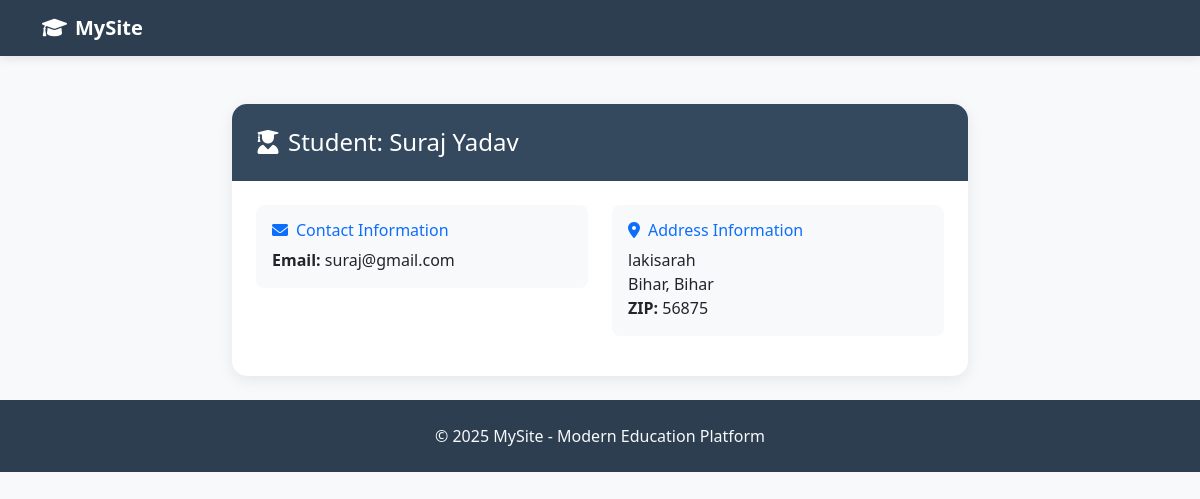
The page /students/3/ on the database its author committed.
### main/models.py (models this page shows, shortened)
class Student(models.Model):
    first_name = models.CharField(max_length=100)
    last_name  = models.CharField(max_length=100)
    email      = models.EmailField(unique=True)
    def __str__(self):
        return f"{self.first_name} {self.last_name}"

class Address(models.Model):
    student = models.OneToOneField(Student, on_delete=models.CASCADE, related_name='address')
    line1   = models.CharField(max_length=255)
    city    = models.CharField(max_length=100)
    state   = models.CharField(max_length=100)
    zipcode = models.CharField(max_length=20)

### main/views.py (the view)
# urls.py: path('students/<int:pk>/', views.student_detail, name='student_detail'),
def student_detail(request, pk):
    student = get_object_or_404(Student, pk=pk)
    return render(request, 'main/student_detail.html', {'student': student})

### templates/main/student_detail.html (shortened to what this page needs)
{% extends "base.html" %}
{% block content %}
<div class="row justify-content-center">
  <div class="col-lg-8">
    <div class="modern-card">
      <div class="card-header-modern">
        <h4 class="mb-0">
          <i class="fas fa-user-graduate me-2"></i>Student: {{ student }}
        </h4>
      </div>
      <div class="card-body p-4">
        <div class="row">
          <div class="col-md-6">
            <div class="bg-light rounded-3 p-3 mb-3">
              <h6 class="text-primary mb-2">
                <i class="fas fa-envelope me-2"></i>Contact Information
              </h6>
              <p class="mb-0"><strong>Email:</strong> {{ student.email }}</p>
            </div>
          </div>
          <div class="col-md-6">
            <div class="bg-light rounded-3 p-3 mb-3">
              <h6 class="text-primary mb-2">
                <i class="fas fa-map-marker-alt me-2"></i>Address Information
              </h6>
              {% if student.address %}
                <p class="mb-0">
                  {{ student.address.line1 }}<br>
                  {{ student.address.city }}, {{ student.address.state }}<br>
                  <strong>ZIP:</strong> {{ student.address.zipcode }}
                </p>
              {% else %}
                <p class="text-muted mb-0">
                  <i class="fas fa-exclamation-circle me-1"></i>No address set.
                </p>
              {% endif %}
            </div>
          </div>
        </div>
      </div>
    </div>
  </div>
</div>
{% endblock %}

### templates/base.html (style rules this page uses)
body { padding-top: 80px; background-color: #f8f9fa; min-height: 100vh; }
.modern-card { background: #ffffff; border: none; border-radius: 15px; box-shadow: 0 4px 15px rgba(0, 0, 0, 0.08); transition: all 0.3s ease; }
.card-header-modern { background-color: #34495e; color: white; border: none; border-radius: 15px 15px 0 0; padding: 1.5rem; }

### rows shown on the page
Student: first_name+last_name "Suraj Yadav", email "suraj@gmail.com", address.line1 "lakisarah", address.city "Bihar", address.state "Bihar", address.zipcode "56875"
